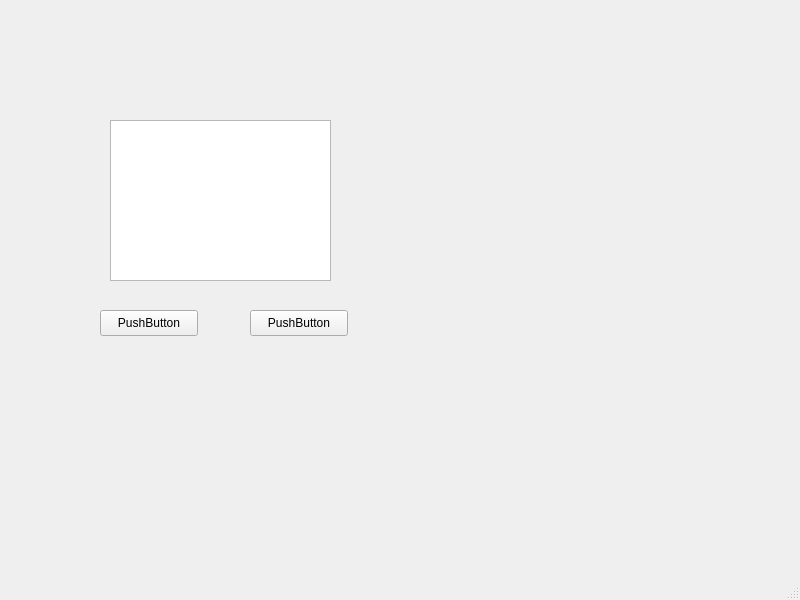
<?xml version="1.0" encoding="UTF-8"?>
<ui version="4.0">
 <class>MainWindow</class>
 <widget class="QMainWindow" name="MainWindow">
  <property name="geometry">
   <rect>
    <x>0</x>
    <y>0</y>
    <width>800</width>
    <height>600</height>
   </rect>
  </property>
  <property name="windowTitle">
   <string>MainWindow</string>
  </property>
  <widget class="QWidget" name="centralwidget">
   <widget class="QPushButton" name="pushButton">
    <property name="geometry">
     <rect>
      <x>100</x>
      <y>310</y>
      <width>98</width>
      <height>26</height>
     </rect>
    </property>
    <property name="text">
     <string>PushButton</string>
    </property>
   </widget>
   <widget class="QPushButton" name="pushButton_2">
    <property name="geometry">
     <rect>
      <x>250</x>
      <y>310</y>
      <width>98</width>
      <height>26</height>
     </rect>
    </property>
    <property name="text">
     <string>PushButton</string>
    </property>
   </widget>
   <widget class="QTextEdit" name="textEdit">
    <property name="geometry">
     <rect>
      <x>110</x>
      <y>120</y>
      <width>221</width>
      <height>161</height>
     </rect>
    </property>
   </widget>
  </widget>
  <widget class="QMenuBar" name="menubar">
   <property name="geometry">
    <rect>
     <x>0</x>
     <y>0</y>
     <width>800</width>
     <height>23</height>
    </rect>
   </property>
  </widget>
  <widget class="QStatusBar" name="statusbar"/>
 </widget>
 <resources/>
 <connections/>
</ui>
